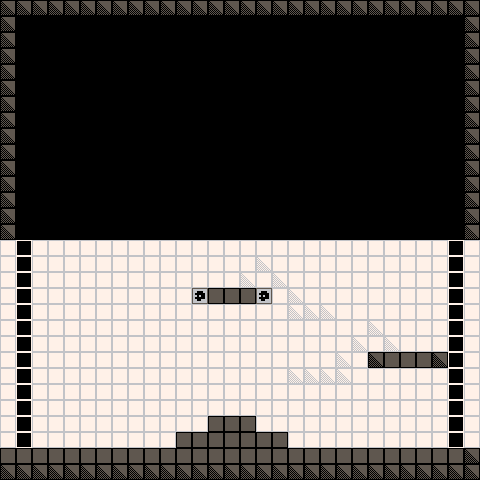

The image is a tile-based game level rendered from a .tmx file. Its description and source (layers, tilesets, objects; grid data summarised) follow:
An orthogonal 60x60 tile map with 8x8 px tiles, 1 tile layer (Tile Layer 1) and 9 objects (2x spawn_point, 2x map_link, 2x gem, cam_area, spawn_checkpoint, ...).

<map version="1.2" tiledversion="1.3.1" orientation="orthogonal" renderorder="right-down" compressionlevel="0" width="60" height="60" tilewidth="8" tileheight="8" infinite="0" nextlayerid="6" nextobjectid="14">
 <properties>
  <property name="level_id" type="int" value="4" />
 </properties>
 <tileset firstgid="1" source="platformer_sheet_1.tsx" />
 <layer id="5" name="Tile Layer 1" width="60" height="60">
  <data>[3600 cells, 2032 non-empty, 24 distinct tile ids]</data>
 </layer>
 <objectgroup id="2" name="Object Layer 1">
  <object id="1" name="top_left" type="spawn_point" x="16" y="424" width="32" height="24">
   <properties>
    <property name="type" value="side" />
   </properties>
  </object>
  <object id="2" name="camera" type="cam_area" x="16" y="240" width="448" height="224" />
  <object id="5" name="checkpoint" type="spawn_checkpoint" x="48" y="384" width="32" height="32" />
  <object id="6" name="link" type="map_link" x="0" y="240" width="16" height="208">
   <properties>
    <property name="dest_map_path" value="Content/raw/map_ow_top.tmx" />
    <property name="dest_spawn_name" value="golf_exit_left" />
   </properties>
  </object>
  <object id="9" name="jump_boots" type="artifact" x="224" y="400" width="16" height="16">
   <properties>
    <property name="id" value="jump_boots" />
   </properties>
  </object>
  <object id="10" name="gem" type="gem" x="400" y="320" width="16" height="16">
   <properties>
    <property name="ID" type="int" value="8" />
   </properties>
  </object>
  <object id="11" name="link" type="map_link" x="464" y="240" width="16" height="208">
   <properties>
    <property name="dest_map_path" value="Content/raw/map_ow_top.tmx" />
    <property name="dest_spawn_name" value="golf_exit_right" />
   </properties>
  </object>
  <object id="12" name="top_right" type="spawn_point" x="432" y="424" width="32" height="24">
   <properties>
    <property name="type" value="side" />
   </properties>
  </object>
  <object id="13" name="gem" type="gem" x="224" y="256" width="16" height="16">
   <properties>
    <property name="ID" type="int" value="7" />
   </properties>
  </object>
 </objectgroup>
</map>
